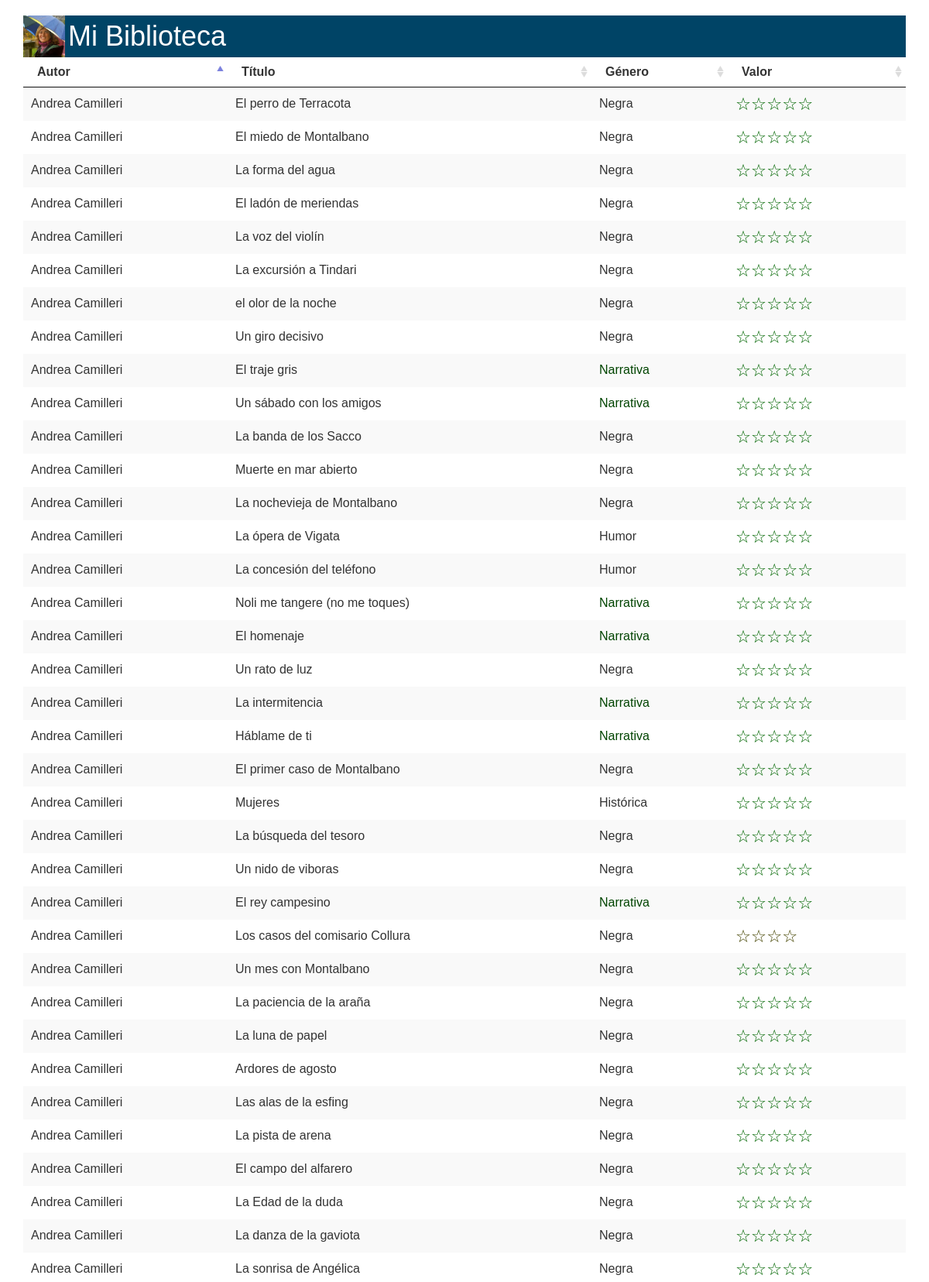
Screenshot of /src/app/biblioteca/imprimir.php?autor=Andrea Camilleri (upper part) with the database file from the repository.
### tables this page shows
CREATE TABLE IF NOT EXISTS `libro` (
`id` int(11) NOT NULL,
  `autor` varchar(255) NOT NULL,
  `titulo` varchar(255) NOT NULL,
  `comentarios` varchar(4000) NOT NULL,
  `valoracion` int(11) NOT NULL,
  `genero` varchar(64) NOT NULL,
  `fecha` timestamp NOT NULL DEFAULT CURRENT_TIMESTAMP,
  `isbn` varchar(13) DEFAULT NULL,
  `url` varchar(255) DEFAULT NULL
);

### src/app/biblioteca/imprimir.php (the view, shortened to what this page needs)
<?php
$paramAutor=$_GET["autor"];
?>
<html>
<head>
	<?php include('head.php'); ?>
</head>
<body >
	<div class="container">
		<?php include('cabecera.php'); ?>
		<table id="tabla" class="stripe">
			<thead>
				<tr role='row'>
					<th class="sorting_asc">Autor</th>
					<th class="sorting">Título</th>
					<th class="sorting">Género</th>
					<th class="sorting">Valor</th>
				</tr>
			</thead>
		<?php
			$sql = "select id,autor,titulo,genero,valoracion from libro";
			if( $paramAutor != null) {
				$sql = $sql . " where autor ='$paramAutor'";
			}
			$result=mysql_query($sql);
			while ($row = mysql_fetch_row($result)) {
				echo "<tr>";
				echo "<td>$row[1]</td>";
				echo "<td>$row[2]</td>";
				echo "<td class='genero$row[3]'>$row[3]</td>";
				echo "<td class='valor valor${row[4]}'>";
				for($x=0; $x<$row[4]; $x++) {
						echo "☆";
				}
				echo "</td>";
				echo "</tr>";
			}
		?>
		</table>
	</div>
</body>
</html>

### src/app/biblioteca/estilos.css (style rules this page uses)
body { font-family: sans-serif; }
.valor { font-size: 140%; color: red; }
.valor5 { color: #006600; }
.valor4 { color: #444400; }
.generoNarrativa { color: #004400; }

### rows the page displays
libro: autor "Andrea Camilleri", titulo "El perro de Terracota", genero "Negra", valoracion 5 (drawn)
libro: autor "Andrea Camilleri", titulo "El miedo de Montalbano", genero "Negra", valoracion 5 (drawn)
libro: autor "Andrea Camilleri", titulo "La forma del agua", genero "Negra", valoracion 5 (drawn)
libro: autor "Andrea Camilleri", titulo "El ladón de meriendas", genero "Negra", valoracion 5 (drawn)
libro: autor "Andrea Camilleri", titulo "La voz del violín", genero "Negra", valoracion 5 (drawn)
libro: autor "Andrea Camilleri", titulo "La excursión a Tindari", genero "Negra", valoracion 5 (drawn)
libro: autor "Andrea Camilleri", titulo "el olor de la noche", genero "Negra", valoracion 5 (drawn)
libro: autor "Andrea Camilleri", titulo "Un giro decisivo", genero "Negra", valoracion 5 (drawn)
libro: autor "Andrea Camilleri", titulo "El traje gris", genero "Narrativa", valoracion 5 (drawn)
libro: autor "Andrea Camilleri", titulo "Un sábado con los amigos", genero "Narrativa", valoracion 5 (drawn)
libro: autor "Andrea Camilleri", titulo "La banda de los Sacco", genero "Negra", valoracion 5 (drawn)
libro: autor "Andrea Camilleri", titulo "Muerte en mar abierto", genero "Negra", valoracion 5 (drawn)
libro: autor "Andrea Camilleri", titulo "La nochevieja de Montalbano", genero "Negra", valoracion 5 (drawn)
libro: autor "Andrea Camilleri", titulo "La ópera de Vigata", genero "Humor", valoracion 5 (drawn)
libro: autor "Andrea Camilleri", titulo "La concesión del teléfono", genero "Humor", valoracion 5 (drawn)
libro: autor "Andrea Camilleri", titulo "Noli me tangere (no me toques)", genero "Narrativa", valoracion 5 (drawn)
libro: autor "Andrea Camilleri", titulo "El homenaje", genero "Narrativa", valoracion 5 (drawn)
libro: autor "Andrea Camilleri", titulo "Un rato de luz", genero "Negra", valoracion 5 (drawn)
libro: autor "Andrea Camilleri", titulo "La intermitencia", genero "Narrativa", valoracion 5 (drawn)
libro: autor "Andrea Camilleri", titulo "Háblame de ti", genero "Narrativa", valoracion 5 (drawn)
libro: autor "Andrea Camilleri", titulo "El primer caso de Montalbano", genero "Negra", valoracion 5 (drawn)
libro: autor "Andrea Camilleri", titulo "Mujeres", genero "Histórica", valoracion 5 (drawn)
libro: autor "Andrea Camilleri", titulo "La búsqueda del tesoro", genero "Negra", valoracion 5 (drawn)
libro: autor "Andrea Camilleri", titulo "Un nido de viboras", genero "Negra", valoracion 5 (drawn)
libro: autor "Andrea Camilleri", titulo "El rey campesino", genero "Narrativa", valoracion 5 (drawn)
libro: autor "Andrea Camilleri", titulo "Los casos del comisario Collura", genero "Negra", valoracion 4 (drawn)
libro: autor "Andrea Camilleri", titulo "Un mes con Montalbano", genero "Negra", valoracion 5 (drawn)
libro: autor "Andrea Camilleri", titulo "La paciencia de la araña", genero "Negra", valoracion 5 (drawn)
libro: autor "Andrea Camilleri", titulo "La luna de papel", genero "Negra", valoracion 5 (drawn)
libro: autor "Andrea Camilleri", titulo "Ardores de agosto", genero "Negra", valoracion 5 (drawn)
libro: autor "Andrea Camilleri", titulo "Las alas de la esfing", genero "Negra", valoracion 5 (drawn)
libro: autor "Andrea Camilleri", titulo "La pista de arena", genero "Negra", valoracion 5 (drawn)
libro: autor "Andrea Camilleri", titulo "El campo del alfarero", genero "Negra", valoracion 5 (drawn)
libro: autor "Andrea Camilleri", titulo "La Edad de la duda", genero "Negra", valoracion 5 (drawn)
libro: autor "Andrea Camilleri", titulo "La danza de la gaviota", genero "Negra", valoracion 5 (drawn)
libro: autor "Andrea Camilleri", titulo "La sonrisa de Angélica", genero "Negra", valoracion 5 (drawn)
